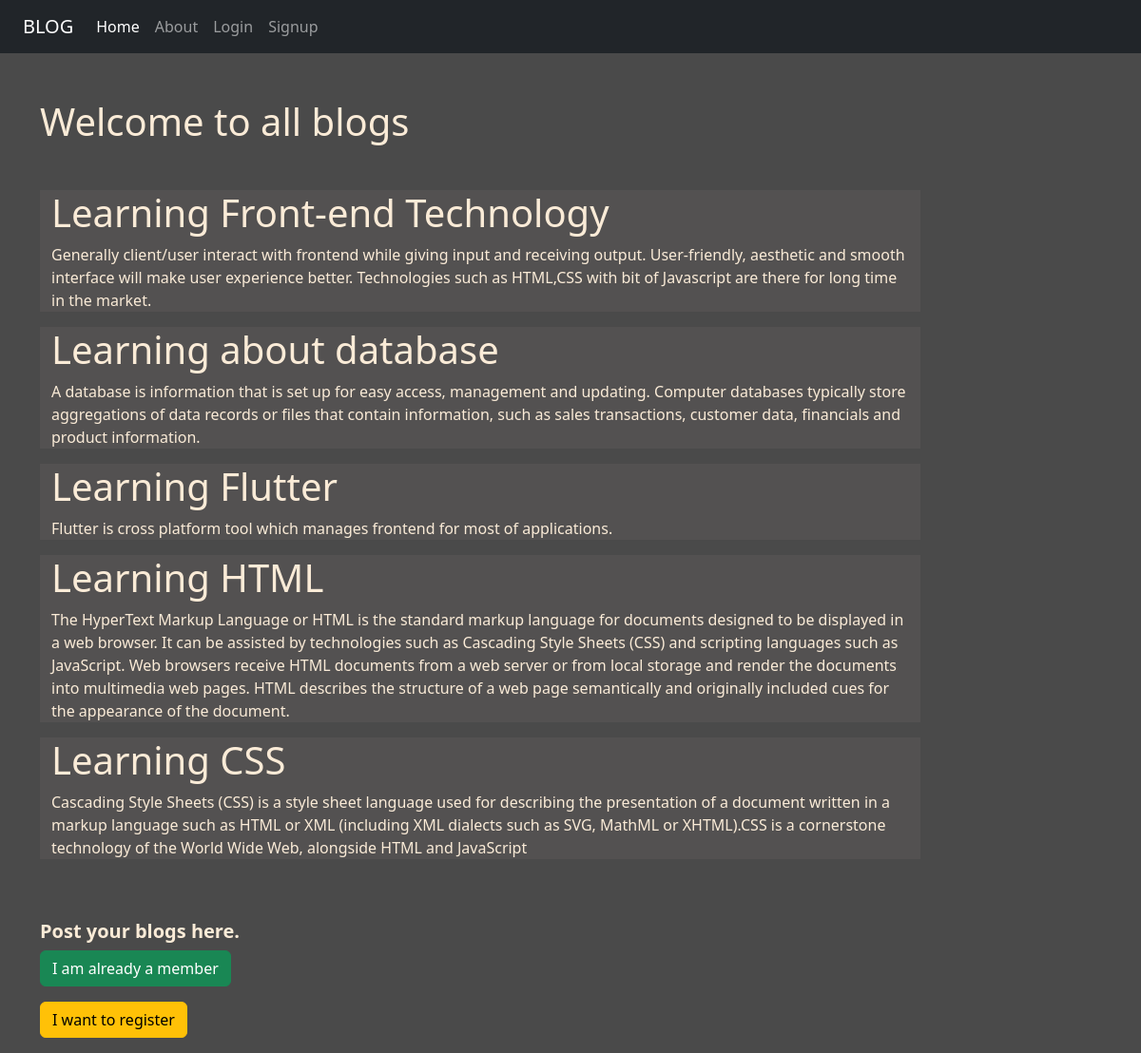
The page / on the database its author committed.
### appblog/models.py (models this page shows)
class Blogpost(models.Model):
    title = models.CharField(max_length= 150)
    desc = models.TextField()

### appblog/views.py (the view)
# urls.py: path('', views.home, name = 'home' ),
def home(request):
    posts = Blogpost.objects.all() #Getting every fields from 'Blogpost' model.
    return render(request, 'appblog/home.html', {'Posts': posts})

### appblog/templates/appblog/home.html (shortened to what this page needs)
{% extends 'appblog/base.html' %}
{% load static %}
{% block content %}
<div class="col-sm-10">
<h1 class = "my-5"> Welcome to all blogs</h1>
{% for post in Posts %}
<div class ="jumbotron jumbotron-fluid jumbo-color " >
    <div class="container">
        <h1 class = " font-weight-bold" > {{post.title}} </h1>
        <p class = "font-weight-light">{{post.desc}}</p>
    </div>
</div>
{% endfor %}
<br> <br>
<h5 style="color: offwhite" > <strong> Post your blogs here. </strong> </h5>
<a href="{% url 'login'%}" class = "btn btn-success"> I am already a member </a> <br>
<a href="{% url 'signup'%}" class = " my-3 btn btn-warning"> I want to register </a>
</div>
{% endblock content %}

### appblog/static/appblog/css/style.css (style rules this page uses)
body { background-color: rgb(74,74,74); color : antiquewhite }
.jumbo-color { background-color: rgb(83,81,81); }

### rows shown on the page
Blogpost: title "Learning Front-end Technology", desc "Generally client/user interact with frontend while giving input and receiving output. User-friendly, aesthetic and smooth interface will make user experience better. Technologies such as HTML,CSS with bit of Javascript are there for long time in the market."
Blogpost: title "Learning about database", desc "A database is information that is set up for easy access, management and updating. Computer databases typically store aggregations of data records or files that contain information, such as sales transactions, customer data, financials and product information."
Blogpost: title "Learning Flutter", desc "Flutter is cross platform tool which manages frontend for most of applications."
Blogpost: title "Learning HTML", desc "The HyperText Markup Language or HTML is the standard markup language for documents designed to be displayed in a web browser. It can be assisted by technologies such as Cascading Style Sheets (CSS) and scripting languages such as JavaScript. Web browsers receive HTML documents from a web server or from local storage and render the documents into multimedia web pages. HTML describes the structure of a web page semantically and originally included cues for the appearance of the document."
Blogpost: title "Learning CSS", desc "Cascading Style Sheets (CSS) is a style sheet language used for describing the presentation of a document written in a markup language such as HTML or XML (including XML dialects such as SVG, MathML or XHTML).CSS is a cornerstone technology of the World Wide Web, alongside HTML and JavaScript"
